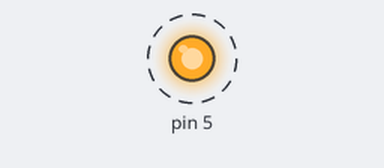
This sketch was run on a simulated Arduino Uno, built with avr-gcc and run on an emulated ATmega328P. On the bench: output pins drawn as LEDs (lit = HIGH). Dashed ring = blinking. Pins used as bus, display or sensor lines are not drawn.

Above: at 0.2 s.
Timing chart, 0 to 5.8 s (numbered marks = the images above):
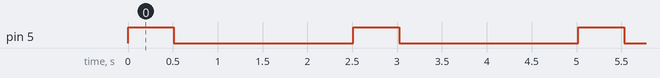

The sketch:

indicate.ino
```cpp
#include <Arduino.h>
#include <Indicate.h>

Indicate indicate;

void setup() {
    indicate = Indicate(5,6);
}

void loop() {
    indicate.doIndicate();
    delay(2000);
}
```

Measured:
- by itself, pin 5: alternates HIGH for 0.51 s and LOW for 2.0 s
